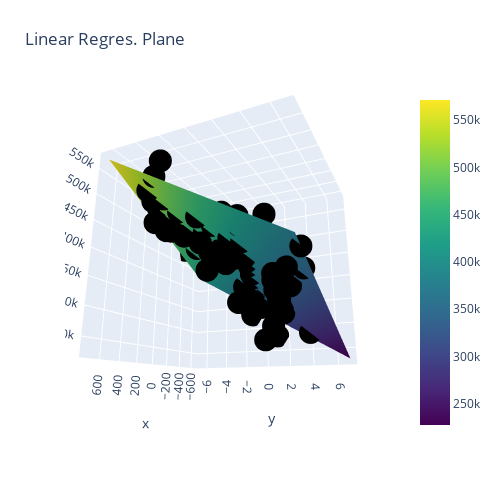

The notebook cell saved with this chart:
### Code cell
import numpy as np
import plotly.graph_objs as go

# defining the range for PC1, PC2
pc1 = np.linspace(df_data2_transform2D['PC1'].min(), df_data2_transform2D['PC1'].max(), 10)
pc2 = np.linspace(df_data2_transform2D['PC2'].min(), df_data2_transform2D['PC2'].max(), 10)

#meshgrid
pc1_grid, pc2_grid = np.meshgrid(pc1, pc2)

# a col stack (pc1_grid.ravel, pc2_grid.ravel)
grid = np.c_[pc1_grid.ravel(), pc2_grid.ravel()]

# predicting the output for every point on the grid
predicted = model_pca2_2D.predict(grid).reshape(pc1_grid.shape)

# plotting the original data as scatter plot
scatter = go.Scatter3d(x = df_data2_transform3D['PC1'], y = df_data2_transform3D['PC2'], z = y_values, mode='markers', marker=dict(color="#000000"))

surface = go.Surface(x=pc1_grid, y=pc2_grid, z=predicted, colorscale='Viridis')

# creating the layout and adding the traces
layout = go.Layout(title='Linear Regres. Plane', autosize=True, scene=dict(camera=dict(eye=dict(x=1.87, y=0.88, z=-0.64))), width=500, height=500, margin=dict(l=65, r=50, b=65, t=90))
fig = go.Figure(data=[scatter, surface], layout=layout)

iplot(fig)
